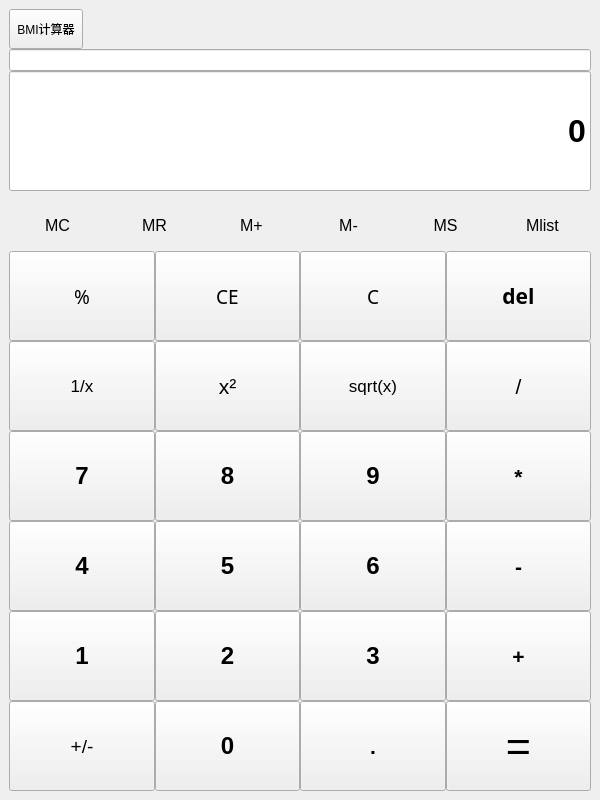
<?xml version="1.0" encoding="UTF-8"?>
<ui version="4.0">
 <class>计算器</class>
 <widget class="QMainWindow" name="计算器">
  <property name="geometry">
   <rect>
    <x>0</x>
    <y>0</y>
    <width>600</width>
    <height>800</height>
   </rect>
  </property>
  <property name="sizePolicy">
   <sizepolicy hsizetype="Preferred" vsizetype="Preferred">
    <horstretch>0</horstretch>
    <verstretch>0</verstretch>
   </sizepolicy>
  </property>
  <property name="minimumSize">
   <size>
    <width>600</width>
    <height>800</height>
   </size>
  </property>
  <property name="windowTitle">
   <string>MainWindow</string>
  </property>
  <widget class="QWidget" name="centralwidget">
   <property name="sizePolicy">
    <sizepolicy hsizetype="Preferred" vsizetype="Preferred">
     <horstretch>0</horstretch>
     <verstretch>0</verstretch>
    </sizepolicy>
   </property>
   <property name="maximumSize">
    <size>
     <width>16777215</width>
     <height>16777215</height>
    </size>
   </property>
   <property name="layoutDirection">
    <enum>Qt::LayoutDirection::LeftToRight</enum>
   </property>
   <layout class="QGridLayout" name="gridLayout">
    <item row="0" column="0">
     <widget class="QStackedWidget" name="calcModeView">
      <property name="currentIndex">
       <number>0</number>
      </property>
      <widget class="QWidget" name="pageStd">
       <layout class="QVBoxLayout" name="verticalLayout" stretch="0,0,2,1,9">
        <property name="spacing">
         <number>0</number>
        </property>
        <property name="leftMargin">
         <number>0</number>
        </property>
        <property name="topMargin">
         <number>0</number>
        </property>
        <property name="rightMargin">
         <number>0</number>
        </property>
        <property name="bottomMargin">
         <number>0</number>
        </property>
        <item>
         <widget class="QPushButton" name="pushButton">
          <property name="minimumSize">
           <size>
            <width>74</width>
            <height>40</height>
           </size>
          </property>
          <property name="maximumSize">
           <size>
            <width>74</width>
            <height>40</height>
           </size>
          </property>
          <property name="text">
           <string>BMI计算器</string>
          </property>
         </widget>
        </item>
        <item>
         <widget class="QLineEdit" name="digitUpDisplay">
          <property name="alignment">
           <set>Qt::AlignmentFlag::AlignRight|Qt::AlignmentFlag::AlignTrailing|Qt::AlignmentFlag::AlignVCenter</set>
          </property>
         </widget>
        </item>
        <item>
         <widget class="QLineEdit" name="digitDisplay">
          <property name="sizePolicy">
           <sizepolicy hsizetype="Preferred" vsizetype="MinimumExpanding">
            <horstretch>0</horstretch>
            <verstretch>0</verstretch>
           </sizepolicy>
          </property>
          <property name="font">
           <font>
            <pointsize>24</pointsize>
            <bold>true</bold>
           </font>
          </property>
          <property name="text">
           <string>0</string>
          </property>
          <property name="alignment">
           <set>Qt::AlignmentFlag::AlignRight|Qt::AlignmentFlag::AlignTrailing|Qt::AlignmentFlag::AlignVCenter</set>
          </property>
         </widget>
        </item>
        <item>
         <layout class="QHBoxLayout" name="horizontalLayout_3">
          <property name="spacing">
           <number>0</number>
          </property>
          <property name="sizeConstraint">
           <enum>QLayout::SizeConstraint::SetMinimumSize</enum>
          </property>
          <property name="leftMargin">
           <number>0</number>
          </property>
          <property name="topMargin">
           <number>9</number>
          </property>
          <item>
           <widget class="QPushButton" name="mcButton">
            <property name="sizePolicy">
             <sizepolicy hsizetype="Preferred" vsizetype="MinimumExpanding">
              <horstretch>0</horstretch>
              <verstretch>0</verstretch>
             </sizepolicy>
            </property>
            <property name="maximumSize">
             <size>
              <width>16777215</width>
              <height>16777215</height>
             </size>
            </property>
            <property name="font">
             <font>
              <pointsize>12</pointsize>
             </font>
            </property>
            <property name="text">
             <string>MC</string>
            </property>
            <property name="flat">
             <bool>true</bool>
            </property>
           </widget>
          </item>
          <item>
           <widget class="QPushButton" name="mrButton">
            <property name="sizePolicy">
             <sizepolicy hsizetype="Preferred" vsizetype="MinimumExpanding">
              <horstretch>0</horstretch>
              <verstretch>0</verstretch>
             </sizepolicy>
            </property>
            <property name="maximumSize">
             <size>
              <width>16777215</width>
              <height>16777215</height>
             </size>
            </property>
            <property name="font">
             <font>
              <pointsize>12</pointsize>
             </font>
            </property>
            <property name="text">
             <string>MR</string>
            </property>
            <property name="flat">
             <bool>true</bool>
            </property>
           </widget>
          </item>
          <item>
           <widget class="QPushButton" name="maddButton">
            <property name="sizePolicy">
             <sizepolicy hsizetype="Preferred" vsizetype="MinimumExpanding">
              <horstretch>0</horstretch>
              <verstretch>0</verstretch>
             </sizepolicy>
            </property>
            <property name="maximumSize">
             <size>
              <width>16777215</width>
              <height>16777215</height>
             </size>
            </property>
            <property name="font">
             <font>
              <pointsize>12</pointsize>
             </font>
            </property>
            <property name="text">
             <string>M+</string>
            </property>
            <property name="flat">
             <bool>true</bool>
            </property>
           </widget>
          </item>
          <item>
           <widget class="QPushButton" name="msubButton">
            <property name="sizePolicy">
             <sizepolicy hsizetype="Preferred" vsizetype="MinimumExpanding">
              <horstretch>0</horstretch>
              <verstretch>0</verstretch>
             </sizepolicy>
            </property>
            <property name="maximumSize">
             <size>
              <width>16777215</width>
              <height>16777215</height>
             </size>
            </property>
            <property name="font">
             <font>
              <pointsize>12</pointsize>
             </font>
            </property>
            <property name="text">
             <string>M-</string>
            </property>
            <property name="flat">
             <bool>true</bool>
            </property>
           </widget>
          </item>
          <item>
           <widget class="QPushButton" name="msButton">
            <property name="sizePolicy">
             <sizepolicy hsizetype="Preferred" vsizetype="MinimumExpanding">
              <horstretch>0</horstretch>
              <verstretch>0</verstretch>
             </sizepolicy>
            </property>
            <property name="maximumSize">
             <size>
              <width>16777215</width>
              <height>16777215</height>
             </size>
            </property>
            <property name="font">
             <font>
              <pointsize>12</pointsize>
             </font>
            </property>
            <property name="text">
             <string>MS</string>
            </property>
            <property name="flat">
             <bool>true</bool>
            </property>
           </widget>
          </item>
          <item>
           <widget class="QPushButton" name="mlistButton">
            <property name="sizePolicy">
             <sizepolicy hsizetype="Preferred" vsizetype="MinimumExpanding">
              <horstretch>0</horstretch>
              <verstretch>0</verstretch>
             </sizepolicy>
            </property>
            <property name="maximumSize">
             <size>
              <width>16777215</width>
              <height>16777215</height>
             </size>
            </property>
            <property name="font">
             <font>
              <pointsize>12</pointsize>
             </font>
            </property>
            <property name="text">
             <string>Mlist</string>
            </property>
            <property name="flat">
             <bool>true</bool>
            </property>
           </widget>
          </item>
         </layout>
        </item>
        <item>
         <layout class="QGridLayout" name="gridLayout_2">
          <item row="0" column="1">
           <widget class="QPushButton" name="ceButton">
            <property name="sizePolicy">
             <sizepolicy hsizetype="Preferred" vsizetype="MinimumExpanding">
              <horstretch>0</horstretch>
              <verstretch>0</verstretch>
             </sizepolicy>
            </property>
            <property name="font">
             <font>
              <family>Marlett</family>
              <pointsize>14</pointsize>
              <bold>false</bold>
             </font>
            </property>
            <property name="text">
             <string>CE</string>
            </property>
           </widget>
          </item>
          <item row="3" column="1">
           <widget class="QPushButton" name="fiveButton">
            <property name="sizePolicy">
             <sizepolicy hsizetype="Preferred" vsizetype="MinimumExpanding">
              <horstretch>0</horstretch>
              <verstretch>0</verstretch>
             </sizepolicy>
            </property>
            <property name="font">
             <font>
              <pointsize>18</pointsize>
              <bold>true</bold>
             </font>
            </property>
            <property name="text">
             <string>5</string>
            </property>
           </widget>
          </item>
          <item row="2" column="1">
           <widget class="QPushButton" name="eightButton">
            <property name="sizePolicy">
             <sizepolicy hsizetype="Preferred" vsizetype="MinimumExpanding">
              <horstretch>0</horstretch>
              <verstretch>0</verstretch>
             </sizepolicy>
            </property>
            <property name="font">
             <font>
              <pointsize>18</pointsize>
              <bold>true</bold>
             </font>
            </property>
            <property name="text">
             <string>8</string>
            </property>
           </widget>
          </item>
          <item row="0" column="0">
           <widget class="QPushButton" name="percentButton">
            <property name="sizePolicy">
             <sizepolicy hsizetype="Preferred" vsizetype="MinimumExpanding">
              <horstretch>0</horstretch>
              <verstretch>0</verstretch>
             </sizepolicy>
            </property>
            <property name="minimumSize">
             <size>
              <width>8</width>
              <height>0</height>
             </size>
            </property>
            <property name="font">
             <font>
              <family>Marlett</family>
              <pointsize>14</pointsize>
              <bold>false</bold>
             </font>
            </property>
            <property name="text">
             <string>%</string>
            </property>
           </widget>
          </item>
          <item row="2" column="0">
           <widget class="QPushButton" name="sevenButton">
            <property name="sizePolicy">
             <sizepolicy hsizetype="Preferred" vsizetype="MinimumExpanding">
              <horstretch>0</horstretch>
              <verstretch>0</verstretch>
             </sizepolicy>
            </property>
            <property name="font">
             <font>
              <pointsize>18</pointsize>
              <bold>true</bold>
             </font>
            </property>
            <property name="text">
             <string>7</string>
            </property>
           </widget>
          </item>
          <item row="3" column="2">
           <widget class="QPushButton" name="sixButton">
            <property name="sizePolicy">
             <sizepolicy hsizetype="Preferred" vsizetype="MinimumExpanding">
              <horstretch>0</horstretch>
              <verstretch>0</verstretch>
             </sizepolicy>
            </property>
            <property name="font">
             <font>
              <pointsize>18</pointsize>
              <bold>true</bold>
             </font>
            </property>
            <property name="text">
             <string>6</string>
            </property>
           </widget>
          </item>
          <item row="0" column="3">
           <widget class="QPushButton" name="delButton">
            <property name="sizePolicy">
             <sizepolicy hsizetype="Preferred" vsizetype="MinimumExpanding">
              <horstretch>0</horstretch>
              <verstretch>0</verstretch>
             </sizepolicy>
            </property>
            <property name="font">
             <font>
              <family>Malgun Gothic Semilight</family>
              <pointsize>16</pointsize>
              <bold>true</bold>
             </font>
            </property>
            <property name="text">
             <string>del</string>
            </property>
           </widget>
          </item>
          <item row="1" column="3">
           <widget class="QPushButton" name="divButton">
            <property name="sizePolicy">
             <sizepolicy hsizetype="Preferred" vsizetype="MinimumExpanding">
              <horstretch>0</horstretch>
              <verstretch>0</verstretch>
             </sizepolicy>
            </property>
            <property name="font">
             <font>
              <family>Microsoft YaHei UI</family>
              <pointsize>16</pointsize>
              <bold>false</bold>
             </font>
            </property>
            <property name="text">
             <string>/</string>
            </property>
           </widget>
          </item>
          <item row="5" column="3">
           <widget class="QPushButton" name="equalButton">
            <property name="sizePolicy">
             <sizepolicy hsizetype="Preferred" vsizetype="MinimumExpanding">
              <horstretch>0</horstretch>
              <verstretch>0</verstretch>
             </sizepolicy>
            </property>
            <property name="font">
             <font>
              <pointsize>32</pointsize>
             </font>
            </property>
            <property name="autoFillBackground">
             <bool>false</bool>
            </property>
            <property name="styleSheet">
             <string notr="true"/>
            </property>
            <property name="text">
             <string>=</string>
            </property>
           </widget>
          </item>
          <item row="3" column="3">
           <widget class="QPushButton" name="subButton">
            <property name="sizePolicy">
             <sizepolicy hsizetype="Preferred" vsizetype="MinimumExpanding">
              <horstretch>0</horstretch>
              <verstretch>0</verstretch>
             </sizepolicy>
            </property>
            <property name="font">
             <font>
              <pointsize>16</pointsize>
              <bold>true</bold>
             </font>
            </property>
            <property name="text">
             <string>-</string>
            </property>
           </widget>
          </item>
          <item row="1" column="0">
           <widget class="QPushButton" name="invButton">
            <property name="sizePolicy">
             <sizepolicy hsizetype="Preferred" vsizetype="MinimumExpanding">
              <horstretch>0</horstretch>
              <verstretch>0</verstretch>
             </sizepolicy>
            </property>
            <property name="font">
             <font>
              <pointsize>13</pointsize>
              <bold>false</bold>
             </font>
            </property>
            <property name="text">
             <string>1/x</string>
            </property>
           </widget>
          </item>
          <item row="5" column="2">
           <widget class="QPushButton" name="dotButton">
            <property name="sizePolicy">
             <sizepolicy hsizetype="Preferred" vsizetype="MinimumExpanding">
              <horstretch>0</horstretch>
              <verstretch>0</verstretch>
             </sizepolicy>
            </property>
            <property name="font">
             <font>
              <pointsize>16</pointsize>
              <bold>true</bold>
             </font>
            </property>
            <property name="text">
             <string>.</string>
            </property>
           </widget>
          </item>
          <item row="4" column="1">
           <widget class="QPushButton" name="twoButton">
            <property name="sizePolicy">
             <sizepolicy hsizetype="Preferred" vsizetype="MinimumExpanding">
              <horstretch>0</horstretch>
              <verstretch>0</verstretch>
             </sizepolicy>
            </property>
            <property name="font">
             <font>
              <pointsize>18</pointsize>
              <bold>true</bold>
             </font>
            </property>
            <property name="text">
             <string>2</string>
            </property>
           </widget>
          </item>
          <item row="4" column="2">
           <widget class="QPushButton" name="threeButton">
            <property name="sizePolicy">
             <sizepolicy hsizetype="Preferred" vsizetype="MinimumExpanding">
              <horstretch>0</horstretch>
              <verstretch>0</verstretch>
             </sizepolicy>
            </property>
            <property name="font">
             <font>
              <pointsize>18</pointsize>
              <bold>true</bold>
             </font>
            </property>
            <property name="text">
             <string>3</string>
            </property>
           </widget>
          </item>
          <item row="2" column="3">
           <widget class="QPushButton" name="mulButton">
            <property name="sizePolicy">
             <sizepolicy hsizetype="Preferred" vsizetype="MinimumExpanding">
              <horstretch>0</horstretch>
              <verstretch>0</verstretch>
             </sizepolicy>
            </property>
            <property name="font">
             <font>
              <pointsize>16</pointsize>
              <bold>true</bold>
             </font>
            </property>
            <property name="text">
             <string>*</string>
            </property>
           </widget>
          </item>
          <item row="1" column="1">
           <widget class="QPushButton" name="squareButton">
            <property name="sizePolicy">
             <sizepolicy hsizetype="Preferred" vsizetype="MinimumExpanding">
              <horstretch>0</horstretch>
              <verstretch>0</verstretch>
             </sizepolicy>
            </property>
            <property name="font">
             <font>
              <family>Microsoft YaHei UI</family>
              <pointsize>16</pointsize>
              <bold>false</bold>
             </font>
            </property>
            <property name="text">
             <string>x²</string>
            </property>
           </widget>
          </item>
          <item row="2" column="2">
           <widget class="QPushButton" name="nineButton">
            <property name="sizePolicy">
             <sizepolicy hsizetype="Preferred" vsizetype="MinimumExpanding">
              <horstretch>0</horstretch>
              <verstretch>0</verstretch>
             </sizepolicy>
            </property>
            <property name="font">
             <font>
              <pointsize>18</pointsize>
              <bold>true</bold>
             </font>
            </property>
            <property name="text">
             <string>9</string>
            </property>
           </widget>
          </item>
          <item row="1" column="2">
           <widget class="QPushButton" name="sqrtButton">
            <property name="sizePolicy">
             <sizepolicy hsizetype="Preferred" vsizetype="MinimumExpanding">
              <horstretch>0</horstretch>
              <verstretch>0</verstretch>
             </sizepolicy>
            </property>
            <property name="font">
             <font>
              <pointsize>13</pointsize>
              <bold>false</bold>
             </font>
            </property>
            <property name="text">
             <string>sqrt(x)</string>
            </property>
           </widget>
          </item>
          <item row="5" column="0">
           <widget class="QPushButton" name="revButton">
            <property name="sizePolicy">
             <sizepolicy hsizetype="Preferred" vsizetype="MinimumExpanding">
              <horstretch>0</horstretch>
              <verstretch>0</verstretch>
             </sizepolicy>
            </property>
            <property name="font">
             <font>
              <pointsize>14</pointsize>
              <bold>false</bold>
             </font>
            </property>
            <property name="text">
             <string>+/-</string>
            </property>
           </widget>
          </item>
          <item row="0" column="2">
           <widget class="QPushButton" name="cButton">
            <property name="sizePolicy">
             <sizepolicy hsizetype="Preferred" vsizetype="MinimumExpanding">
              <horstretch>0</horstretch>
              <verstretch>0</verstretch>
             </sizepolicy>
            </property>
            <property name="font">
             <font>
              <family>Marlett</family>
              <pointsize>14</pointsize>
              <bold>false</bold>
             </font>
            </property>
            <property name="text">
             <string>C</string>
            </property>
           </widget>
          </item>
          <item row="5" column="1">
           <widget class="QPushButton" name="zeroButton">
            <property name="sizePolicy">
             <sizepolicy hsizetype="Preferred" vsizetype="MinimumExpanding">
              <horstretch>0</horstretch>
              <verstretch>0</verstretch>
             </sizepolicy>
            </property>
            <property name="font">
             <font>
              <pointsize>18</pointsize>
              <bold>true</bold>
             </font>
            </property>
            <property name="text">
             <string>0</string>
            </property>
           </widget>
          </item>
          <item row="4" column="0">
           <widget class="QPushButton" name="oneButton">
            <property name="sizePolicy">
             <sizepolicy hsizetype="Preferred" vsizetype="MinimumExpanding">
              <horstretch>0</horstretch>
              <verstretch>0</verstretch>
             </sizepolicy>
            </property>
            <property name="font">
             <font>
              <pointsize>18</pointsize>
              <bold>true</bold>
             </font>
            </property>
            <property name="text">
             <string>1</string>
            </property>
           </widget>
          </item>
          <item row="3" column="0">
           <widget class="QPushButton" name="fourButton">
            <property name="sizePolicy">
             <sizepolicy hsizetype="Preferred" vsizetype="MinimumExpanding">
              <horstretch>0</horstretch>
              <verstretch>0</verstretch>
             </sizepolicy>
            </property>
            <property name="font">
             <font>
              <pointsize>18</pointsize>
              <bold>true</bold>
             </font>
            </property>
            <property name="text">
             <string>4</string>
            </property>
           </widget>
          </item>
          <item row="4" column="3">
           <widget class="QPushButton" name="addButton">
            <property name="sizePolicy">
             <sizepolicy hsizetype="Preferred" vsizetype="MinimumExpanding">
              <horstretch>0</horstretch>
              <verstretch>0</verstretch>
             </sizepolicy>
            </property>
            <property name="font">
             <font>
              <pointsize>16</pointsize>
              <bold>true</bold>
             </font>
            </property>
            <property name="text">
             <string>+</string>
            </property>
           </widget>
          </item>
         </layout>
        </item>
       </layout>
      </widget>
      <widget class="QWidget" name="pageProg"/>
     </widget>
    </item>
   </layout>
  </widget>
  <action name="actionbmi_calculator">
   <property name="text">
    <string>bmi计算器</string>
   </property>
  </action>
 </widget>
 <resources/>
 <connections/>
</ui>
